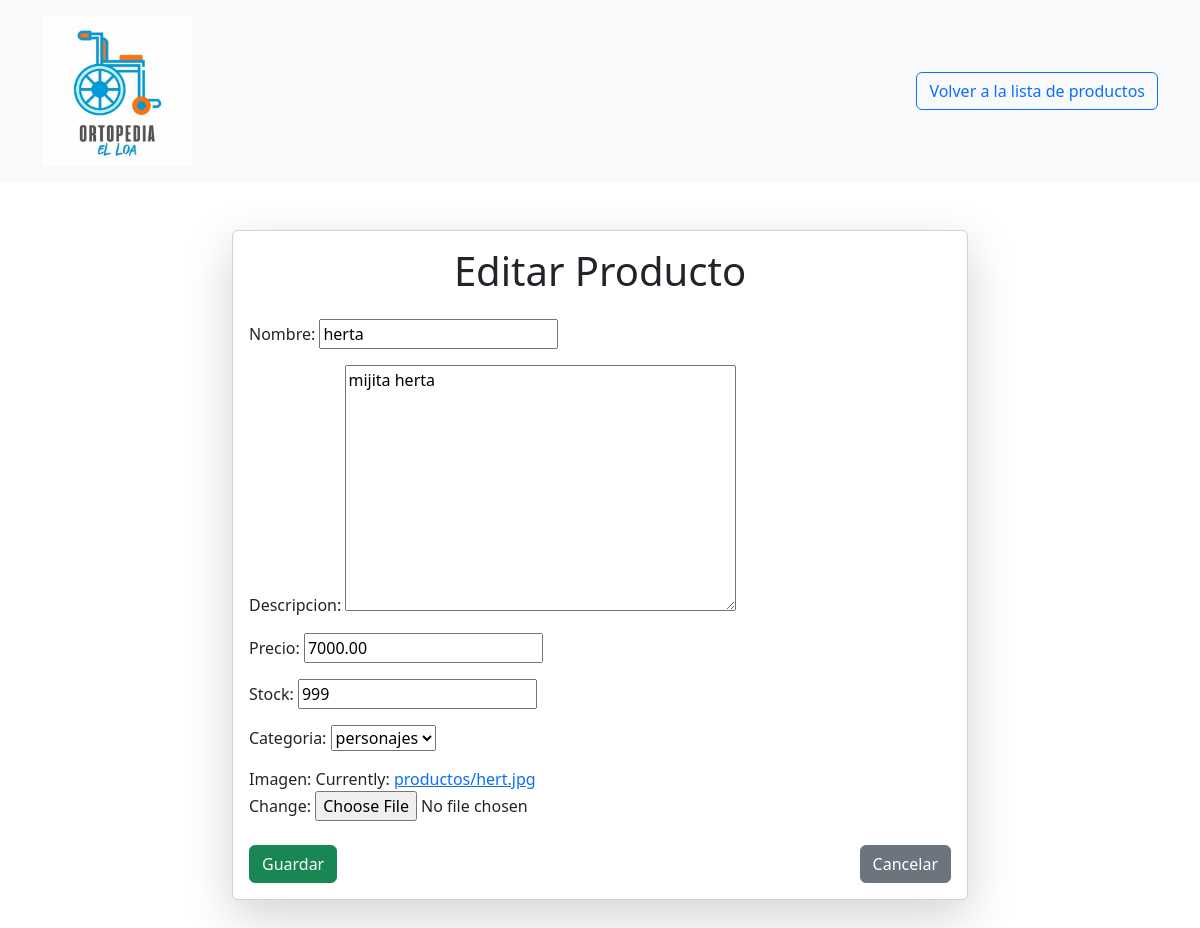
Page /productos/5/editar/ on the earlier database version.
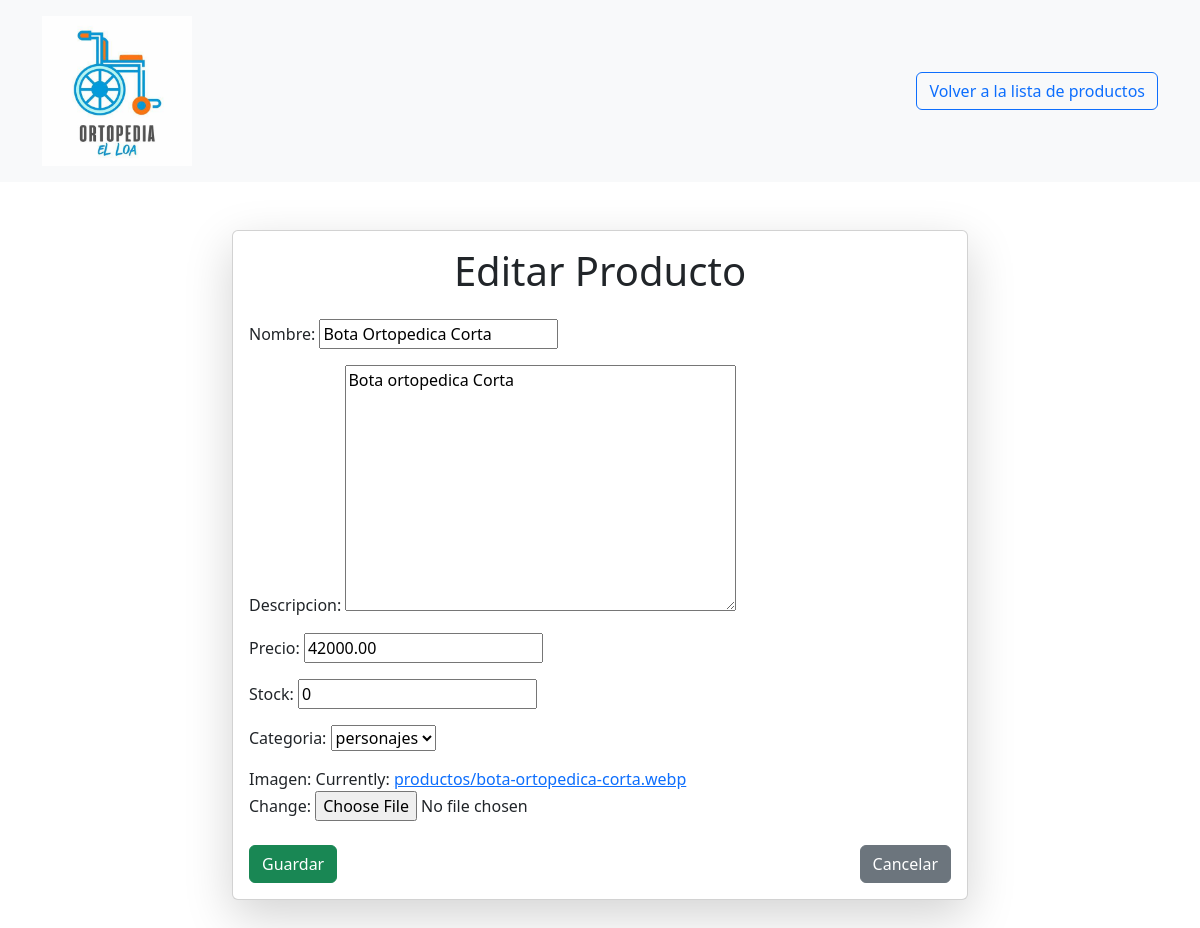
Same page on the later database version.
### productos/models.py (models this page shows, shortened)
class Producto(models.Model):
    nombre = models.CharField(max_length=200)
    descripcion = models.TextField()
    precio = models.DecimalField(max_digits=10, decimal_places=2)
    stock = models.IntegerField()
    categoria = models.ForeignKey(Categoria, on_delete=models.CASCADE)
    imagen = models.ImageField(upload_to='productos/')

class Categoria(models.Model):
    nombre = models.CharField(max_length=100)
    def __str__(self):
        return self.nombre

### productos/views.py (the view)
# urls.py: path('<int:pk>/editar/', views.ProductoUpdateView.as_view(), name='producto_editar'),
class ProductoUpdateView(UpdateView):
    model = Producto
    template_name = 'productos/producto_form.html'
    fields = ['nombre', 'descripcion', 'precio', 'stock', 'categoria', 'imagen']
    success_url = reverse_lazy('productos_lista')

### productos/templates/productos/producto_form.html (shortened to what this page needs)
<!DOCTYPE html>
<html lang="es">
<head>
    <link href="https://cdn.jsdelivr.net/npm/bootstrap@5.3.0/dist/css/bootstrap.min.css" rel="stylesheet">
</head>
<body>
    <header class="bg-light py-3 mb-4">
        <div class="container d-flex justify-content-between align-items-center">
            <div>
                {% load static %}
                <img src="{% static 'images/logotipo.webp' %}" alt="Logo" class="img-fluid" style="max-width: 150px;">
            </div>
            <a href="{% url 'productos_lista' %}" class="btn btn-outline-primary">
                 Volver a la lista de productos
            </a>
        </div>
    </header>
    <div class="container my-5">
        <div class="row">
            <div class="col-md-8 offset-md-2">
                <div class="card shadow-lg">
                    <div class="card-body">
                        <h1 class="card-title text-center mb-4">
                            {% if object %}
                                Editar Producto
                            {% else %}
                                Crear Producto
                            {% endif %}
                        </h1>
                        <form method="post" enctype="multipart/form-data">
                            <div class="mb-3">
                                {{ form.as_p }}
                            </div>
                            <div class="d-flex justify-content-between mt-4">
                                <button type="submit" class="btn btn-success">
                                     Guardar
                                </button>
                                <a href="{% url 'productos_lista' %}" class="btn btn-secondary">
                                     Cancelar
                                </a>
                            </div>
                        </form>
                    </div>
                </div>
            </div>
        </div>
    </div>
</body>
</html>

Differences in the rows shown:
changed Producto "personajes": nombre "herta" → "Bota Ortopedica Corta"; descripcion "mijita herta" → "Bota ortopedica Corta"; precio "7000.00" → "42000.00"; stock "999" → "0"
Other differences:
text no longer shown: "Nombre: Descripcion: Precio: Stock: Categoria: Imagen: Currently: productos/hert.jpg Change:"
text now shown: "Nombre: Descripcion: Precio: Stock: Categoria: Imagen: Currently: productos/bota-ortopedica-corta.webp Change:"
